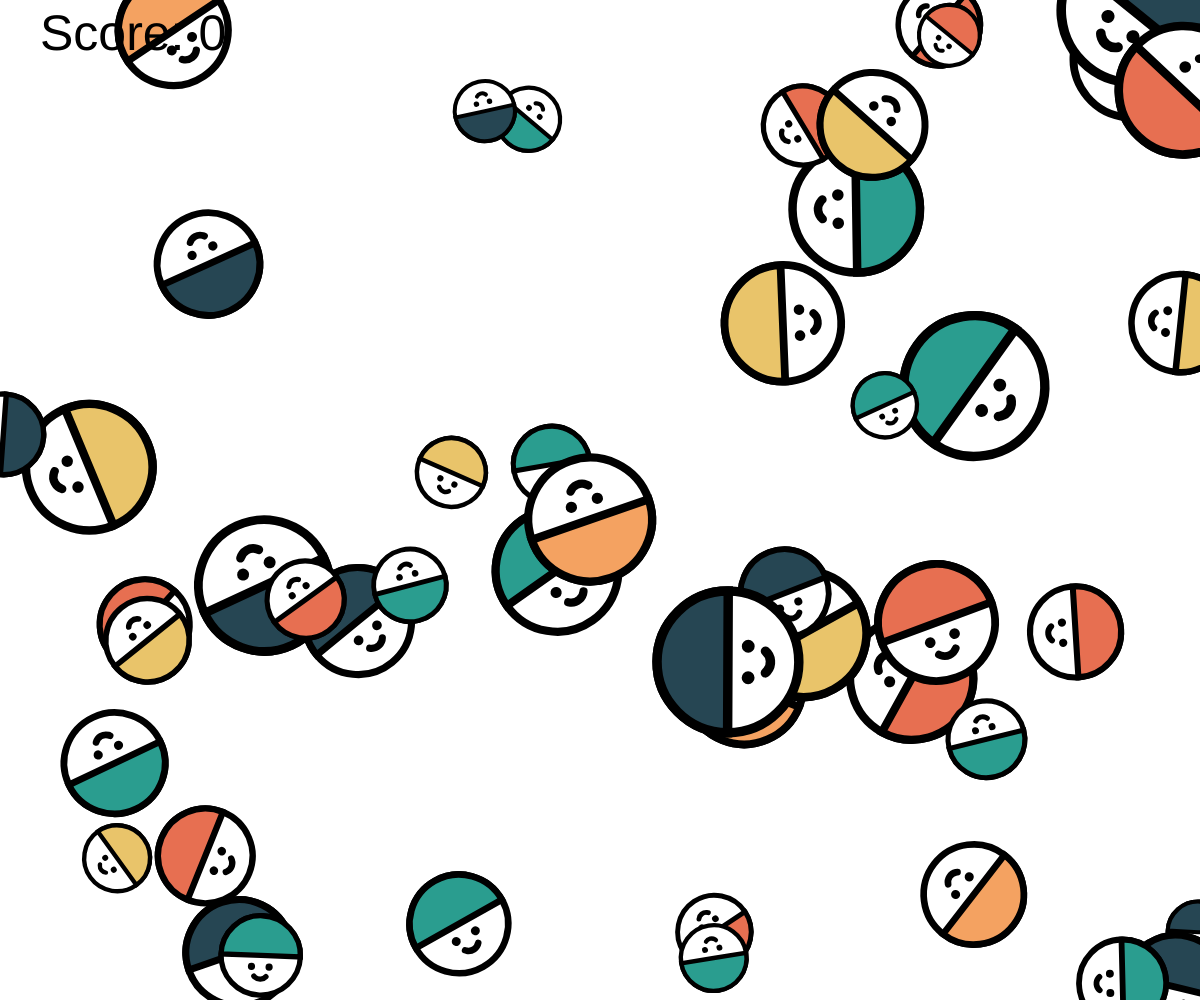
Frame 1 (no input)
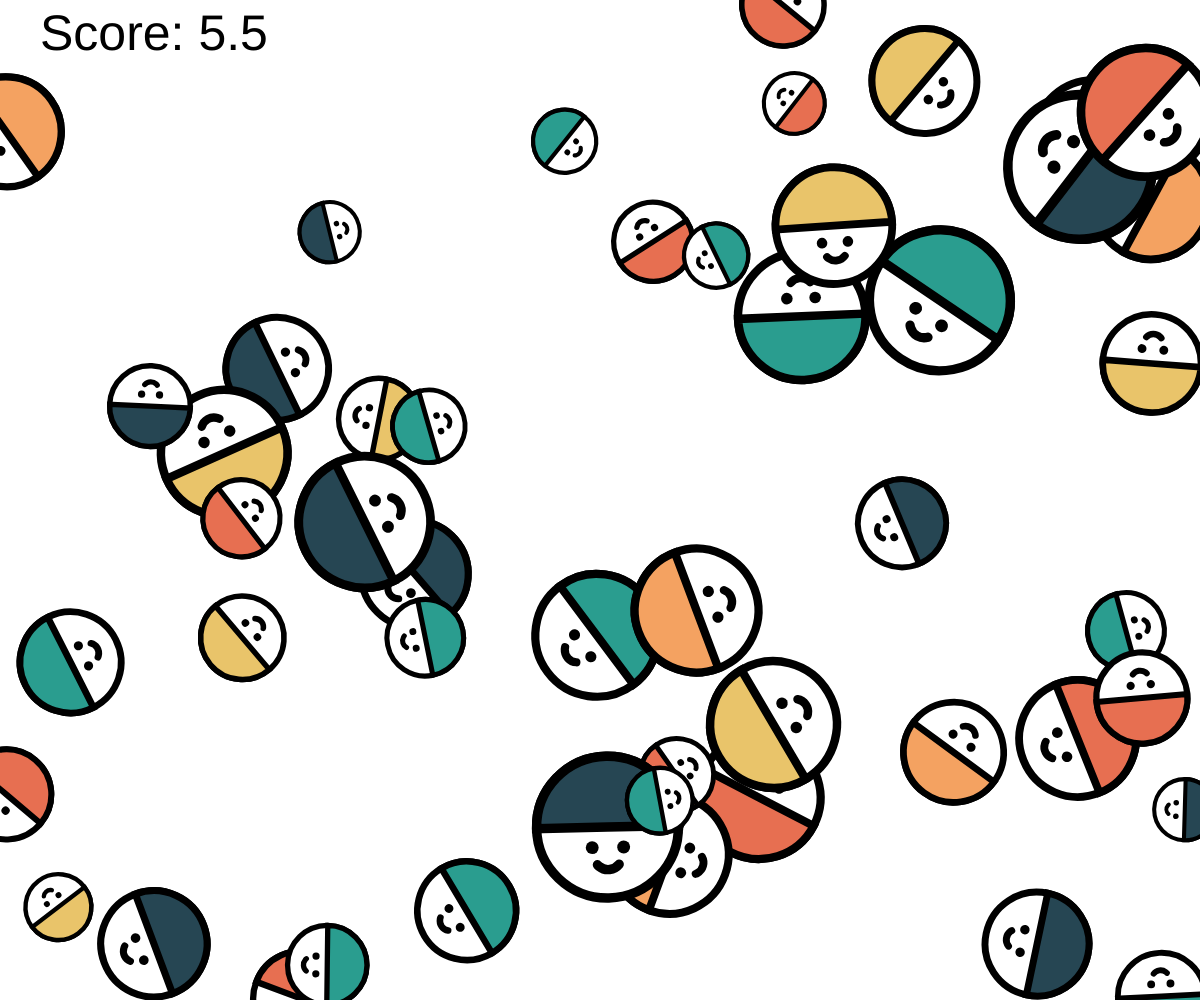
Frame 60 (no input)
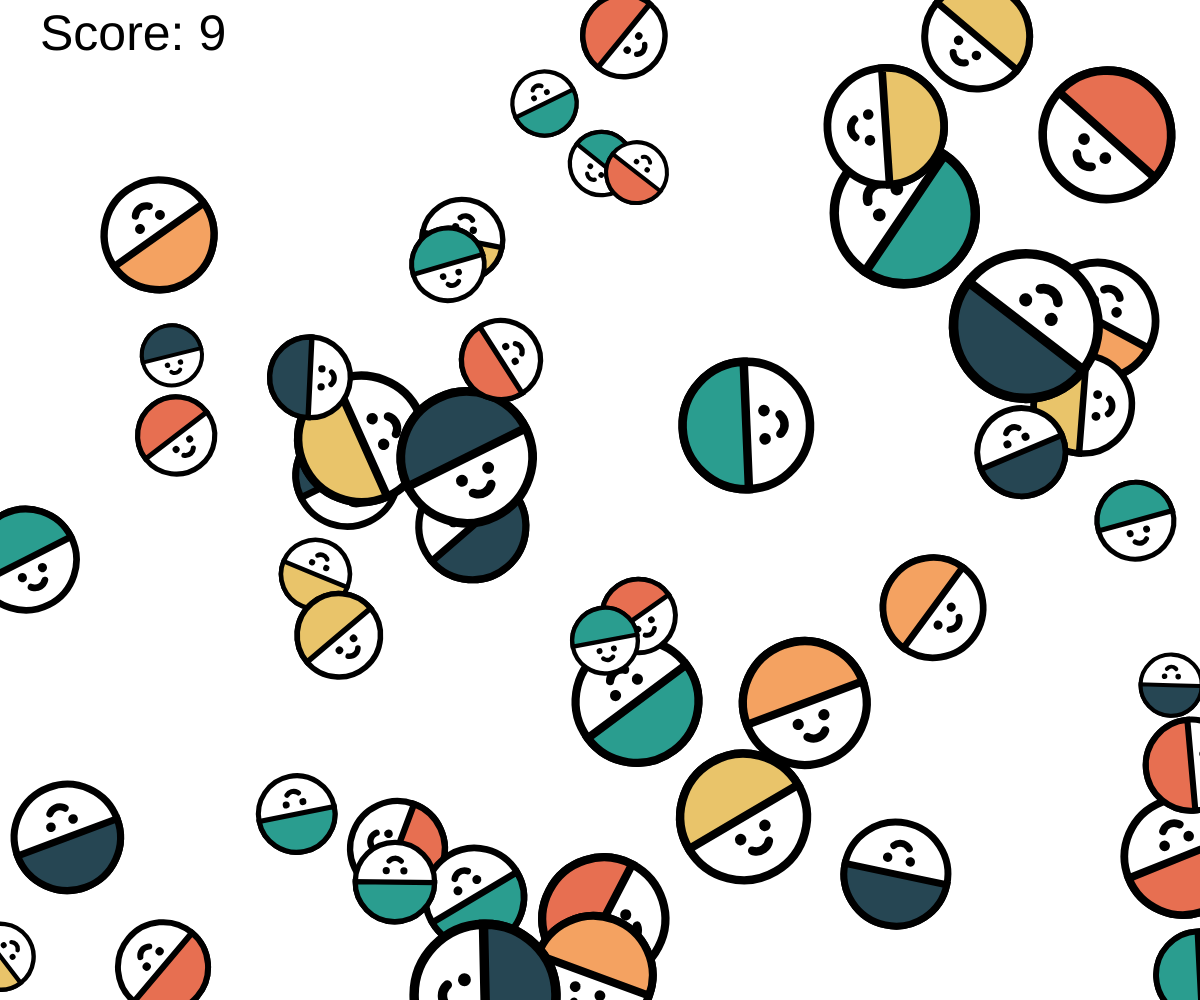
Frame 120 (the mouse pressed at the canvas centre since frame 60)

The p5.js sketch that drew these frames (run headless with seeded random() and noise() and a simulated clock; from frame 60 on, the mouse is pressed at the canvas centre):

// p5.js sketch
// ── sketch.js
let x = [];
let y = [];
let sx = [];
let sy = [];
let d = [];
let c = [];
let angle = [];
let p = ["#264653", "#2a9d8f", "#e9c46a", "#f4a261", "#e76f51"];
let num = 50;
let score = 0; // 步驟 1：新增計分變數

function setup() {
  createCanvas(windowWidth, windowHeight); // 步驟 1：將畫布大小設置為填滿全螢幕
  colorMode(HSB, 360, 100, 100, 100);
  angleMode(DEGREES);

  for (let i = 0; i < num; i++) {
    x[i] = random(width);
    y[i] = random(height);
    d[i] = random(60, 150);
    sx[i] = random(-3, 3);
    sy[i] = random(-3, 3);
    c[i] = random(p);
    angle[i] = random(360);
  }
}

function draw() {
  background("#FFFFFF");

  // 步驟 2：在畫面左上方加入一個計分欄，大小為40*25
  
  for (let i = 0; i < num; i++) {

    // 步驟 3：物件碰到螢幕邊框時分數由0往上遞增0.5
    if (x[i] <= 0 || x[i] >= width || y[i] <= 0 || y[i] >= height) {
      score += 0.5;
    }

    // 步驟 4：修改程式碼，使每個物件碰到螢幕邊框時都會反彈
    if (x[i] <= 0 || x[i] >= width) {
      sx[i] *= -1;
    }
    if (y[i] <= 0 || y[i] >= height) {
      sy[i] *= -1;
    }

    x[i] += sx[i];
    y[i] += sy[i];

    angle[i] += 1.5;

    push();
    translate(x[i], y[i]);
    rotate(angle[i]);

    fill(c[i]);

    fill("#FFFFFF");
    strokeWeight(d[i] / 15);

    circle(0, 0, d[i]);

    noStroke();
    fill("#000000");
    circle(0 - d[i] / 9, 0 + d[i] / 7, d[i] / 11);
    circle(0 + d[i] / 9, 0 + d[i] / 7, d[i] / 11);

    noFill();
    stroke("#000000");
    arc(0, 0 + d[i] / 5, d[i] / 5, d[i] / 5, 40, 140);

    strokeWeight(d[i] / 15);
    fill(c[i]);
    arc(0, 0, d[i], d[i], 180, 360, PIE);


    
    pop();

  }
  fill("#000000");
  textSize(50);
  text("Score: " + score, 40, 50);
}
